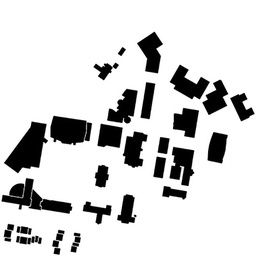
#> input picture Standard Search Algorithms/WPI_map.jpg, 256 x 256 px, shrunk from 1000 x 1000 before the run
$ python main.py   (older library calls are emulated)
#> lines starting #> are read from the running program, lines starting #| are printed output that depends on the picture; after the words box and inside, x2 and y2 are one past the last pixel; in counts of white or black regions, pixels touching at a corner belong together
### Standard Search Algorithms/PRM.py
# Standard Algorithm Implementation
# Sampling-based Algorithms PRM

import matplotlib.pyplot as plt
import numpy as np
import networkx as nx
from scipy import spatial

# Class for PRM
class PRM:
    # Constructor
    def __init__(self, map_array):
        self.map_array = map_array            # map array, 1->free, 0->obstacle
        self.size_row = map_array.shape[0]    # map size
        self.size_col = map_array.shape[1]    # map size

        self.samples = []                     # list of sampled points
        self.graph = nx.Graph()               # constructed graph
        self.path = []                        # list of nodes of the found path


    # [298 lines left out: functions check_collision, dis, uniform_sample, random_sample, gaussian_sample, bridge_sample and 3 more, not called in this run]


### Standard Search Algorithms/RRT.py
# Standard Algorithm Implementation
# Sampling-based Algorithms RRT and RRT*

import matplotlib.pyplot as plt
import numpy as np
import math
import networkx as nx
from scipy import spatial


# Class for each tree node
class Node:
    def __init__(self, row, col):
        self.row = row        # coordinate
        self.col = col        # coordinate
        self.parent = None    # parent node
        self.cost = 0.0       # cost


# Class for RRT
class RRT:
    # Constructor
    def __init__(self, map_array, start, goal):
        self.map_array = map_array            # map array, 1->free, 0->obstacle
        self.size_row = map_array.shape[0]    # map size
        self.size_col = map_array.shape[1]    # map size

        self.start = Node(start[0], start[1]) # start node
        self.goal = Node(goal[0], goal[1])    # goal node
        self.vertices = []                    # list of nodes
        self.vertices_coord = []
        self.found = False                    # found flag


    def init_map(self):
        '''Intialize the map before each search
        '''
        self.found = False
        self.vertices = []
        self.vertices_coord = []
        self.vertices.append(self.start)
        self.vertices_coord.append(tuple([self.start.row, self.start.col]))


    # [44 lines left out: functions dis, check_collision, not called in this run]


    def get_new_point(self, goal_bias):
        '''Choose the goal or generate a random point
        arguments:
            goal_bias - the possibility of choosing the goal instead of a random point

        return:
            point - the new point
        '''
        ### YOUR CODE HERE ###
        x = int(np.random.rand()*self.size_row)
        y = int(np.random.rand()*self.size_col)

        return [[x, y], [self.goal.row, self.goal.col]][np.random.choice(2, p=[1 - goal_bias, goal_bias])]


    def get_nearest_node(self, point):
        '''Find the nearest node in self.vertices with respect to the new point
        arguments:
            point - the new point

        return:
            the nearest node
        '''
        point = np.array(point)

        tree = spatial.KDTree(self.vertices_coord)
        nearest_dist, nearest_ind = tree.query(point, k=1)

        ### YOUR CODE HERE ###
        return self.vertices[nearest_ind]


    # [47 lines left out: functions get_neighbors, rewire, not called in this run]

    def draw_map(self):
        '''Visualization of the result
        '''
        # Create empty map
        fig, ax = plt.subplots(1)
        img = 255 * np.dstack((self.map_array, self.map_array, self.map_array))
        ax.imshow(img)

        # Draw Trees or Sample points
        for node in self.vertices[1:-1]:
            plt.plot(node.col, node.row, markersize=3, marker='o', color='y')
            plt.plot([node.col, node.parent.col], [node.row, node.parent.row], color='y')

        # Draw Final Path if found
        if self.found:
            cur = self.goal
            while cur.col != self.start.col or cur.row != self.start.row:
                plt.plot([cur.col, cur.parent.col], [cur.row, cur.parent.row], color='b')
                cur = cur.parent
                plt.plot(cur.col, cur.row, markersize=3, marker='o', color='b')

        # Draw start and goal
        plt.plot(self.start.col, self.start.row, markersize=5, marker='o', color='g')
        plt.plot(self.goal.col, self.goal.row, markersize=5, marker='o', color='r')

        # show image
        plt.show()


    # [61 lines left out: function RRT, not called in this run]


    def RRT_star(self, n_pts=1000, neighbor_size=20):
        '''RRT* search function
        arguments:
            n_pts - number of points try to sample,
                    not the number of final sampled points
            neighbor_size - the neighbor distance

        In each step, extend a new node if possible, and rewire the node and its neighbors
        '''
        # Remove previous result
        self.init_map()

        ### YOUR CODE HERE ###

        step_size = 15 # For extending
        for i in range(n_pts):
            # Gets new point
            row, col = self.get_new_point(0.5)

            # Extend towards the point
            nearest_node = self.get_nearest_node([row, col])

            # [12 lines of commented-out code are left out]

            angle = math.atan2((nearest_node.row - row), nearest_node.col - col)
            new_node = Node(int(nearest_node.row - step_size*math.sin(angle)), int(nearest_node.col - step_size*math.cos(angle)))

            if not 0 <= new_node.row < self.size_row or not 0 <= new_node.col < self.size_col or not self.map_array[new_node.row][new_node.col]:
                continue

            if self.check_collision(new_node, nearest_node):
                continue

            new_node.parent = nearest_node
            new_node.cost = nearest_node.cost + self.dis(new_node, nearest_node)

            # Smoothen the path
            neighbors = self.get_neighbors([new_node.row, new_node.col], neighbor_size)
            self.rewire(new_node, neighbors)

            self.vertices.append(new_node)
            self.vertices_coord.append(tuple([new_node.row, new_node.col]))

            if self.dis(new_node, self.goal) < 20 and not self.check_collision(new_node, self.goal):
                self.vertices.append(self.goal)
                self.vertices_coord.append(tuple([self.goal.row, self.goal.col]))
                self.goal.parent = new_node
                self.goal.cost = new_node.cost + self.dis(new_node, self.goal)
                self.found = True
                # break

        # In each step,
        # get a new point,
        # get its nearest node,
        # extend the node and check collision to decide whether to add or drop,
        # if added, rewire the node and its neighbors,
        # and check if reach the neighbor region of the goal if the path is not found.
        print("Done")
        # Output
        if self.found:
            steps = len(self.vertices) - 2
            length = self.goal.cost
            print("It took %d nodes to find the current path" %steps)
            print("The path length is %.2f" %length)
        else:
            print("No path found")

        # Draw result
        self.draw_map()

### Standard Search Algorithms/main.py
# Main and helper function

from PIL import Image
import numpy as np
from RRT import RRT
from PRM import PRM

import matplotlib.pyplot as plt


def load_map(file_path, resolution_scale):
    ''' Load map from an image and return a 2D binary numpy array
        where 0 represents obstacles and 1 represents free space
    '''
#> called with file_path = 'WPI_map.jpg', resolution_scale = 0.3
    # Load the image with grayscale
    img = Image.open(file_path).convert('L')
    # Rescale the image
    size_x, size_y = img.size
#> size_x = 256; size_y = 256
    new_x, new_y  = int(size_x*resolution_scale), int(size_y*resolution_scale)
#> new_x = 76; new_y = 76
    img = img.resize((new_x, new_y), Image.ANTIALIAS)
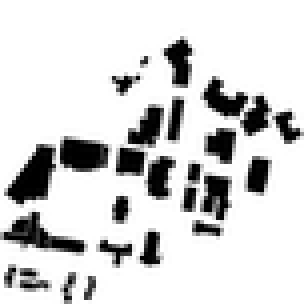
#> img: PIL image 76x76 L (shown 4 times larger); min 0, max 255, mean 212.2

    map_array = np.asarray(img, dtype='uint8')

    # Get bianry image
    threshold = 127
    map_array = 1 * (map_array > threshold)
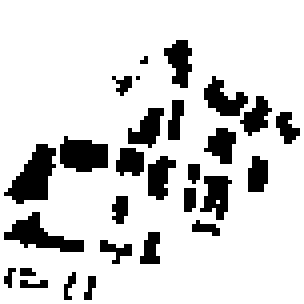
#> map_array: shape (76, 76) int64 (shown 4 times larger); values 0 (black) and 1 (white), 83.5% white; 28 black regions (11 under 20 px), largest, box (x1, y1, x2, y2) and area: (1, 36, 14, 51) 106, (1, 53, 21, 63) 87, (15, 34, 27, 43) 83

    # Result 2D numpy array
    return map_array


if __name__ == "__main__":
    # Load the map
    start = (200, 75)
    goal  = (30, 250)
    map_array = load_map("WPI_map.jpg", 0.3)

    # Planning class
    PRM_planner = PRM(map_array)
    RRT_planner = RRT(map_array, start, goal)

    # [12 lines of commented-out code are left out]
    RRT_planner.RRT_star(n_pts=2000)
#> after the loop in RRT_star, `for i in range(n_pts):`: self.vertices = 1 item; self.vertices_coord = [(200, 75)]
#> in draw_map, `plt.show()`:
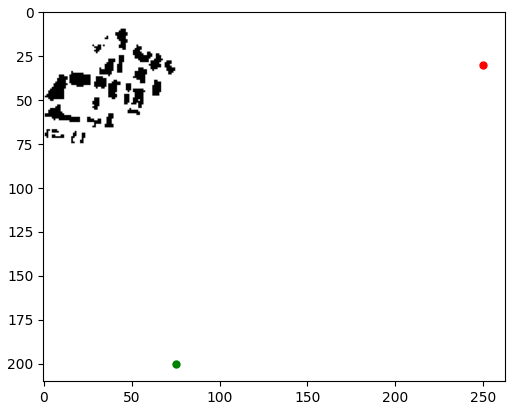
#> figure drawn by matplotlib, 1 panel
